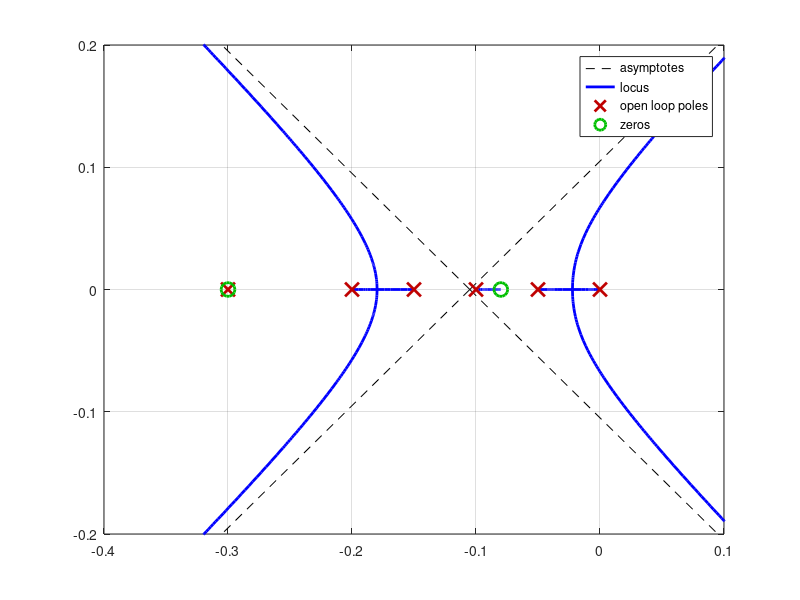

MATLAB code for this plot:
%%
clear all
g1 = .3;g2 = .5-g1;g3=g1/g2*0.2;
p1 = 0.15; p2 = 0.1; p3 = 0.05;

pc = [1 g1+g2 g1*g2 0];
ps = conv([1 p1+p2 p1*p2],[1 p3]);
psc = conv([1  g3],[1 0.08]);
p1 = tf(psc,conv(pc,ps));

k1 = -.4; k2 =.1;

hFig=figure(2);
set(hFig,'Units','inches', 'Position', [0 100 7/2 2*1])



rlocus(p1)
xlabel(''),ylabel(''),title('')
xlim([k1 k2])
ylim([-1 1]*0.2)